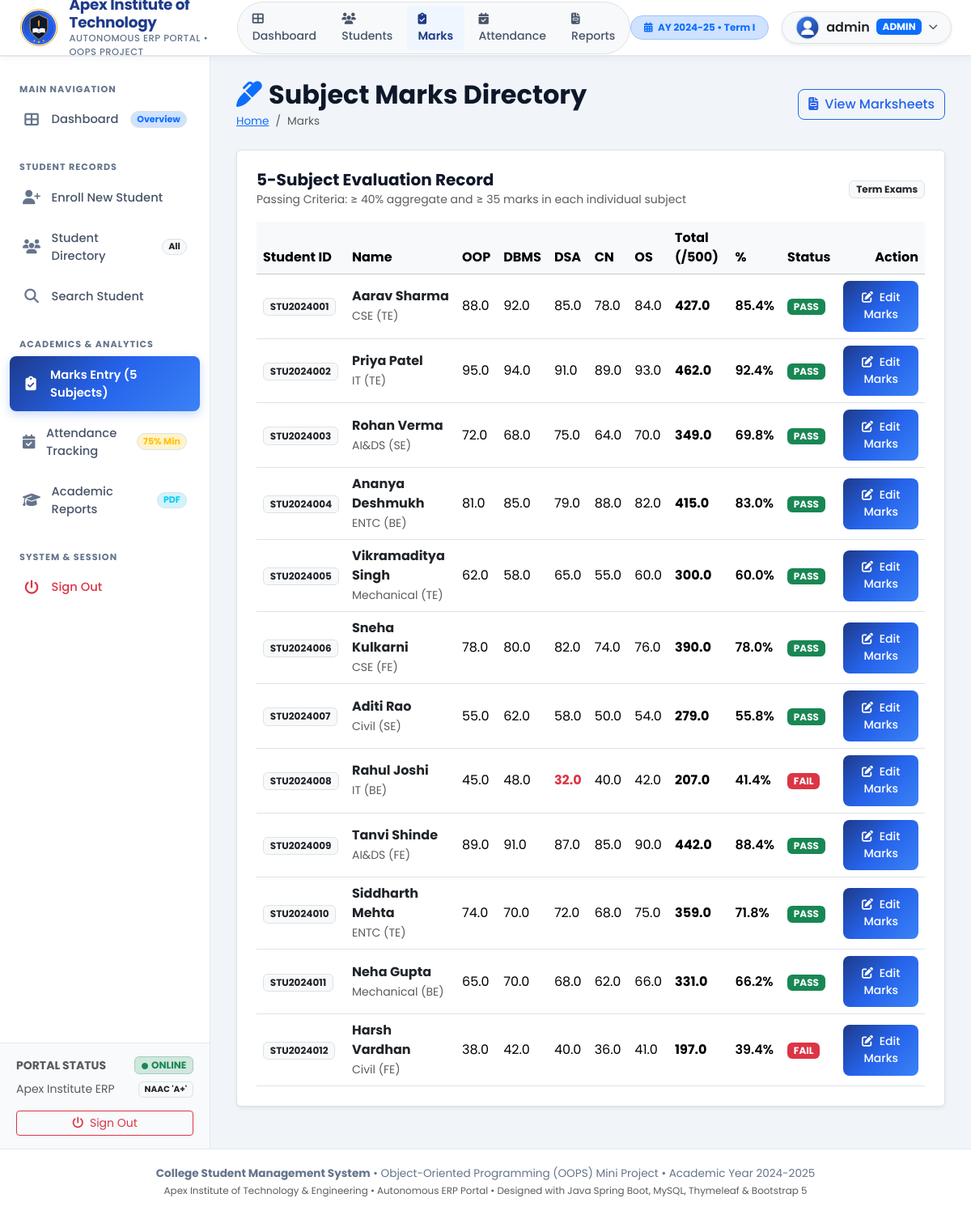
The page /marks (signed in) on the database its author committed.
### tables this page shows
CREATE TABLE students (
        id INTEGER PRIMARY KEY AUTOINCREMENT,
        student_id TEXT UNIQUE NOT NULL,
        name TEXT NOT NULL,
        department TEXT NOT NULL,
        class_year TEXT NOT NULL,
        email TEXT UNIQUE NOT NULL,
        phone TEXT NOT NULL,
        address TEXT,
        dob TEXT NOT NULL,
        gender TEXT NOT NULL,
        admission_date TEXT NOT NULL
    );

CREATE TABLE marks (
        id INTEGER PRIMARY KEY AUTOINCREMENT,
        student_id INTEGER NOT NULL,
        subject TEXT NOT NULL,
        marks_obtained REAL NOT NULL,
        max_marks REAL DEFAULT 100.0,
        FOREIGN KEY (student_id) REFERENCES students(id) ON DELETE CASCADE
    );

### server.py (the view)
@app.route('/marks')
@login_required
def marks_list():
    conn = get_db()
    cursor = conn.cursor()
    cursor.execute('SELECT * FROM students ORDER BY id ASC')
    students = cursor.fetchall()
    records = []
    for s in students:
        cursor.execute('SELECT subject, marks_obtained FROM marks WHERE student_id = ?', (s['id'],))
        m_dict = {row['subject']: row['marks_obtained'] for row in cursor.fetchall()}
        for sub in SUBJECTS:
            if sub not in m_dict:
                m_dict[sub] = 0.0
        total = sum(m_dict.values())
        pct = round((total / 500 * 100), 2)
        grade, status, _ = compute_grades(pct, list(m_dict.values()))
        records.append({
            'id': s['id'],
            'student_id': s['student_id'],
            'name': s['name'],
            'department': s['department'],
            'class_year': s['class_year'],
            'marks': m_dict,
            'total': total,
            'percentage': pct,
            'grade': grade,
            'status': status
        })
    conn.close()
    return render_template('marks_list.html', active_page='marks', records=records)

### server.py (called while the page is built)
def get_db():
    conn = sqlite3.connect(DB_PATH)
    conn.row_factory = sqlite3.Row
    return conn

def compute_grades(percentage, marks_list):
    all_passed = all(m >= 35.0 for m in marks_list) if marks_list else False
    if not all_passed or percentage < 40.0:
        return 'F', 'FAIL', 'Fail / Needs Improvement'
    if percentage >= 90.0:
        return 'O', 'PASS', 'First Class with Exemplary Distinction'
    elif percentage >= 80.0:
        return 'A+', 'PASS', 'First Class with Distinction'
    elif percentage >= 70.0:
        return 'A', 'PASS', 'First Class with Higher Grade'
    elif percentage >= 60.0:
        return 'B', 'PASS', 'First Class'
    elif percentage >= 50.0:
        return 'C', 'PASS', 'Higher Second Class'
    else:
        return 'D', 'PASS', 'Pass Class'

def login_required(f):
    @wraps(f)
    def decorated_function(*args, **kwargs):
        if 'username' not in session:
            flash('Please sign in to access the ERP Portal.', 'error')
            return redirect(url_for('login'))
        return f(*args, **kwargs)
    return decorated_function

### web_templates/marks_list.html (shortened to what this page needs)
{% extends "layout.html" %}
{% block content %}
<div class="page-title-box d-flex justify-content-between align-items-center mb-4">
    <div>
        <h2 class="fw-bold mb-1"><i class="fas fa-marker text-primary me-2"></i>Subject Marks Directory</h2>
        <nav aria-label="breadcrumb">
            <ol class="breadcrumb mb-0">
                <li class="breadcrumb-item"><a href="/dashboard">Home</a></li>
                <li class="breadcrumb-item active" aria-current="page">Marks</li>
            </ol>
        </nav>
    </div>
    <div>
        <a href="/reports" class="btn btn-outline-primary">
            <i class="fas fa-file-invoice me-1"></i> View Marksheets
        </a>
    </div>
</div>
<div class="custom-card p-4 bg-white rounded border shadow-sm">
    <div class="d-flex justify-content-between align-items-center mb-3">
        <div>
            <h5 class="fw-bold mb-0">5-Subject Evaluation Record</h5>
            <small class="text-muted">Passing Criteria: &ge; 40% aggregate and &ge; 35 marks in each individual subject</small>
        </div>
        <span class="badge bg-light text-dark border">Term Exams</span>
    </div>
    <div class="table-responsive">
        <table class="table table-hover align-middle mb-0">
            <thead class="table-light">
                <tr>
                    <th>Student ID</th>
                    <th>Name</th>
                    <th>OOP</th>
                    <th>DBMS</th>
                    <th>DSA</th>
                    <th>CN</th>
                    <th>OS</th>
                    <th>Total (/500)</th>
                    <th>%</th>
                    <th>Status</th>
                    <th class="text-end">Action</th>
                </tr>
            </thead>
            <tbody>
                {% for item in records %}
                <tr>
                    <td><span class="badge bg-light text-dark border fw-bold">{{ item.student_id }}</span></td>
                    <td>
                        <div class="fw-bold text-dark">{{ item.name }}</div>
                        <small class="text-muted">{{ item.department }} ({{ item.class_year }})</small>
                    </td>
                    <td><span class="{{ 'text-danger fw-bold' if item.marks['Object Oriented Programming'] < 35 else '' }}">{{ item.marks['Object Oriented Programming'] }}</span></td>
                    <td><span class="{{ 'text-danger fw-bold' if item.marks['Database Management Systems'] < 35 else '' }}">{{ item.marks['Database Management Systems'] }}</span></td>
                    <td><span class="{{ 'text-danger fw-bold' if item.marks['Data Structures & Algorithms'] < 35 else '' }}">{{ item.marks['Data Structures & Algorithms'] }}</span></td>
                    <td><span class="{{ 'text-danger fw-bold' if item.marks['Computer Networks'] < 35 else '' }}">{{ item.marks['Computer Networks'] }}</span></td>
                    <td><span class="{{ 'text-danger fw-bold' if item.marks['Operating Systems'] < 35 else '' }}">{{ item.marks['Operating Systems'] }}</span></td>
                    <td class="fw-bold">{{ item.total }}</td>
                    <td class="fw-semibold">{{ item.percentage }}%</td>
                    <td>
                        {% if item.status == 'PASS' %}
                            <span class="badge bg-success">PASS</span>
                        {% else %}
                            <span class="badge bg-danger">FAIL</span>
                        {% endif %}
                    </td>
                    <td class="text-end">
                        <a href="/marks/entry/{{ item.id }}" class="btn btn-sm btn-primary">
                            <i class="fas fa-edit me-1"></i> Edit Marks
                        </a>
                    </td>
                </tr>
                {% endfor %}
            </tbody>
        </table>
    </div>
</div>
{% endblock %}

### target/classes/static/css/style.css (style rules this page uses)
:root { --primary-blue: #1e3a8a; --primary-hover: #172554; --accent-blue: #2563eb; --accent-light: #eff6ff; --accent-gradient: linear-gradient(135deg, #1e3a8a 0%, #2563eb 50%, #3b82f6 100%); --bg-main: #f1f5f9; --card-bg: #ffffff; --text-primary: #0f172a; --text-muted: #64748b; --border-color: #e2e8f0; --success-color: #10b981; --warning-color: #f59e0b; --danger-color: #ef4444; --sidebar-width: 260px; --navbar-height: 70px; --transition-smooth: all 0.25s cubic-bezier(0.4, 0, 0.2, 1); }
* { margin: 0; padding: 0; box-sizing: border-box; }
body { font-family: 'Poppins', -apple-system, BlinkMacSystemFont, 'Segoe UI', Roboto, sans-serif; background-color: var(--bg-main); color: var(--text-primary); min-height: 100vh; display: flex; flex-direction: column; }
.page-title-box { display: flex; align-items: center; justify-content: space-between; margin-bottom: 1.75rem; flex-wrap: wrap; gap: 1rem; }
.page-title-box .breadcrumb { margin: 0; font-size: 0.85rem; }
.custom-card { background: var(--card-bg); border-radius: 12px; border: 1px solid var(--border-color); box-shadow: 0 2px 8px rgba(0, 0, 0, 0.04); transition: var(--transition-smooth); margin-bottom: 1.5rem; overflow: hidden; }
.btn-primary { background: var(--accent-gradient); border: none; font-weight: 500; border-radius: 8px; padding: 0.65rem 1.4rem; transition: var(--transition-smooth); }
.btn-outline-primary { border-color: var(--accent-blue); color: var(--accent-blue); border-radius: 8px; font-weight: 500; }

### rows shown on the page
students: student_id "STU2024001", name "Aarav Sharma", department "CSE", class_year "TE", marks_obtained "88.0", marks_obtained "92.0", marks_obtained "85.0", marks_obtained "78.0", marks_obtained "84.0", total "427.0", percentage "85.4", shows "PASS"
students: student_id "STU2024002", name "Priya Patel", department "IT", class_year "TE", marks_obtained "95.0", marks_obtained "94.0", marks_obtained "91.0", marks_obtained "89.0", marks_obtained "93.0", total "462.0", percentage "92.4", shows "PASS"
students: student_id "STU2024003", name "Rohan Verma", department "AI&DS", class_year "SE", marks_obtained "72.0", marks_obtained "68.0", marks_obtained "75.0", marks_obtained "64.0", marks_obtained "70.0", total "349.0", percentage "69.8", shows "PASS"
students: student_id "STU2024004", name "Ananya Deshmukh", department "ENTC", class_year "BE", marks_obtained "81.0", marks_obtained "85.0", marks_obtained "79.0", marks_obtained "88.0", marks_obtained "82.0", total "415.0", percentage "83.0", shows "PASS"
students: student_id "STU2024005", name "Vikramaditya Singh", department "Mechanical", class_year "TE", marks_obtained "62.0", marks_obtained "58.0", marks_obtained "65.0", marks_obtained "55.0", marks_obtained "60.0", total "300.0", percentage "60.0", shows "PASS"
students: student_id "STU2024006", name "Sneha Kulkarni", department "CSE", class_year "FE", marks_obtained "78.0", marks_obtained "80.0", marks_obtained "82.0", marks_obtained "74.0", marks_obtained "76.0", total "390.0", percentage "78.0", shows "PASS"
students: student_id "STU2024007", name "Aditi Rao", department "Civil", class_year "SE", marks_obtained "55.0", marks_obtained "62.0", marks_obtained "58.0", marks_obtained "50.0", marks_obtained "54.0", total "279.0", percentage "55.8", shows "PASS"
students: student_id "STU2024008", name "Rahul Joshi", department "IT", class_year "BE", marks_obtained "45.0", marks_obtained "48.0", marks_obtained "32.0", marks_obtained "40.0", marks_obtained "42.0", total "207.0", percentage "41.4", shows "FAIL"
students: student_id "STU2024009", name "Tanvi Shinde", department "AI&DS", class_year "FE", marks_obtained "89.0", marks_obtained "91.0", marks_obtained "87.0", marks_obtained "85.0", marks_obtained "90.0", total "442.0", percentage "88.4", shows "PASS"
students: student_id "STU2024010", name "Siddharth Mehta", department "ENTC", class_year "TE", marks_obtained "74.0", marks_obtained "70.0", marks_obtained "72.0", marks_obtained "68.0", marks_obtained "75.0", total "359.0", percentage "71.8", shows "PASS"
students: student_id "STU2024011", name "Neha Gupta", department "Mechanical", class_year "BE", marks_obtained "65.0", marks_obtained "70.0", marks_obtained "68.0", marks_obtained "62.0", marks_obtained "66.0", total "331.0", percentage "66.2", shows "PASS"
students: student_id "STU2024012", name "Harsh Vardhan", department "Civil", class_year "FE", marks_obtained "38.0", marks_obtained "42.0", marks_obtained "40.0", marks_obtained "36.0", marks_obtained "41.0", total "197.0", percentage "39.4", shows "FAIL"

### other values the page prints
{{ session.get('username', 'admin') }} "admin"
{{ session.get('role', 'ADMIN') }} "ADMIN"
